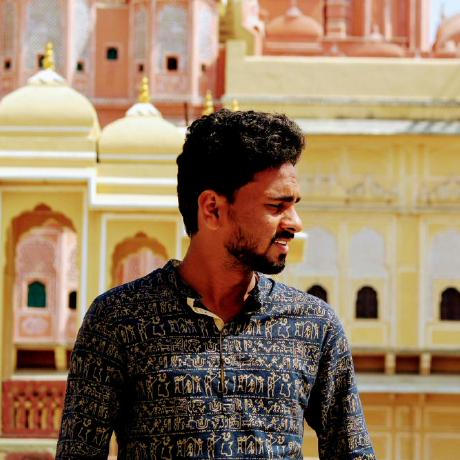
#> input picture 36855462.jpg, 460 x 460 px
$ python -i Utils.py   (imports and definitions only)
#> lines starting #> are read from the running program, lines starting #| are printed output that depends on the picture
import csv
import pickle
import cv2
from pandas import DataFrame
import numpy as np
import pandas as pd
from IPython.core.debugger import set_trace

from shapely.geometry import Point
from shapely import geometry

def AreaOfContour(x):
    return x[2]*x[3]

# [36 lines left out: function FilterContours, not called in this run]


def PreprocessEmbeddings(n):
  m = n.copy()
  m  = (m.max()-m)*(255/m.max())
  m = np.dstack([m,m,m])
  return m
def ApplyContours(image, kernel_size=3, thickness=1, iterations = 11):
  #im = np.dstack([image,image,image])
  im = PreprocessEmbeddings(image)
  im1 = image.copy()

  # kernel = np.ones((kernel_size, kernel_size),np.uint8)
  # dilated = cv2.dilate(thresh1,kernel,iterations = iterations)
  # We use cvtColor, to convert to grayscale
  gray_image = cv2.cvtColor(im, cv2.COLOR_BGR2GRAY)

  ret,thresh1 = cv2.threshold(gray_image, 180, 255, cv2.THRESH_BINARY_INV)
  contours, hierarchy = cv2.findContours(thresh1.astype(np.uint8), cv2.RETR_TREE, cv2.CHAIN_APPROX_SIMPLE)


  cordinates = []
  contours1 = []
  # Extracting the Outer Bound boxes
  #contours = [(cnt,hie)[0] for cnt,hie in zip(contours,hierarchy[0]) if hie[2] != -1]
  # Extracting the Boxes with more than 8% area
  for cnt,hie in zip(contours,hierarchy[0]):
      #x,y,w,h = cnt[0],cnt[1],cnt[2],cnt[3]
      x,y,w,h = cv2.boundingRect(cnt)
      #bound the images
      if hie[-1]==-1:
          #bound the images
          cordinates.append((x,y,w,h, cv2.contourArea(cnt)))
          cv2.rectangle(im1,(x,y),(x+w,y+h),(0,255,0),thickness)
          #im = cv2.putText(im, str(count), (x,y-5), cv2.FONT_HERSHEY_SIMPLEX, 0.4, (0,0,255), 1)
          contours1.append(cnt)
  df = DataFrame(cordinates, columns = ['x','y','w','h','area'])
  df[['x', 'w']] = df[['x', 'w']].multiply(480/im1.shape[0]).astype(int)
  df[['y', 'h']] = df[['y', 'h']].multiply(640/im1.shape[1]).astype(int)
  return df, im1


# [45 lines left out: functions AdjustContours, FilterImage, Preoprocessimage, not called in this run]

def GetNoofPersons(points, row):
  coords = points[((points[:,0]>row['x']) & (points[:,0]<(row['x']+row['w']))) & ((points[:,1]>row['y']) & (points[:,1]<(row['y']+row['h'])))]
  return coords.shape[0]

# [29 lines left out: function GenerateInsideData, not called in this run]

>>> import cv2
>>> picture = cv2.imread('36855462.jpg', cv2.IMREAD_GRAYSCALE)
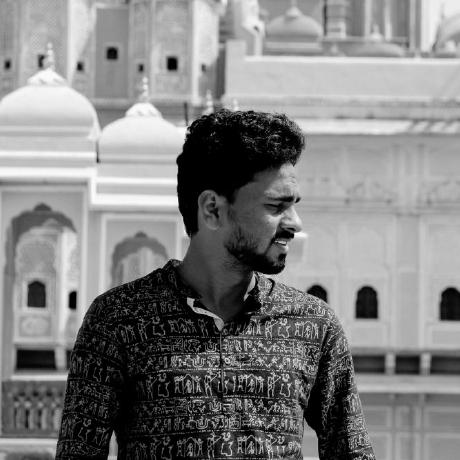
#> picture: shape (460, 460); min 0, max 255, mean 130.7
>>> result = ApplyContours(picture)
#> in PreprocessEmbeddings, `m  = (m.max()-m)*(255/m.max())`:
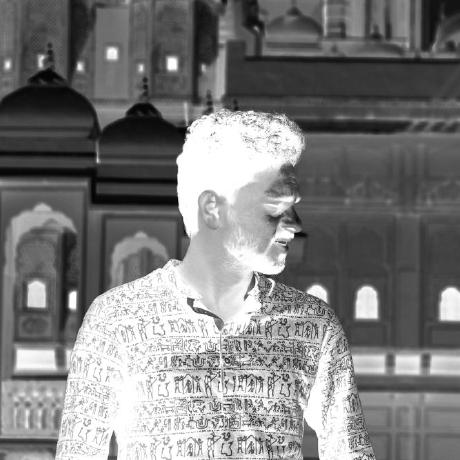
#> m: shape (460, 460) float64; min 0, max 255, mean 124.3
#> (the run stopped early here; a loop or call above may not have finished)
